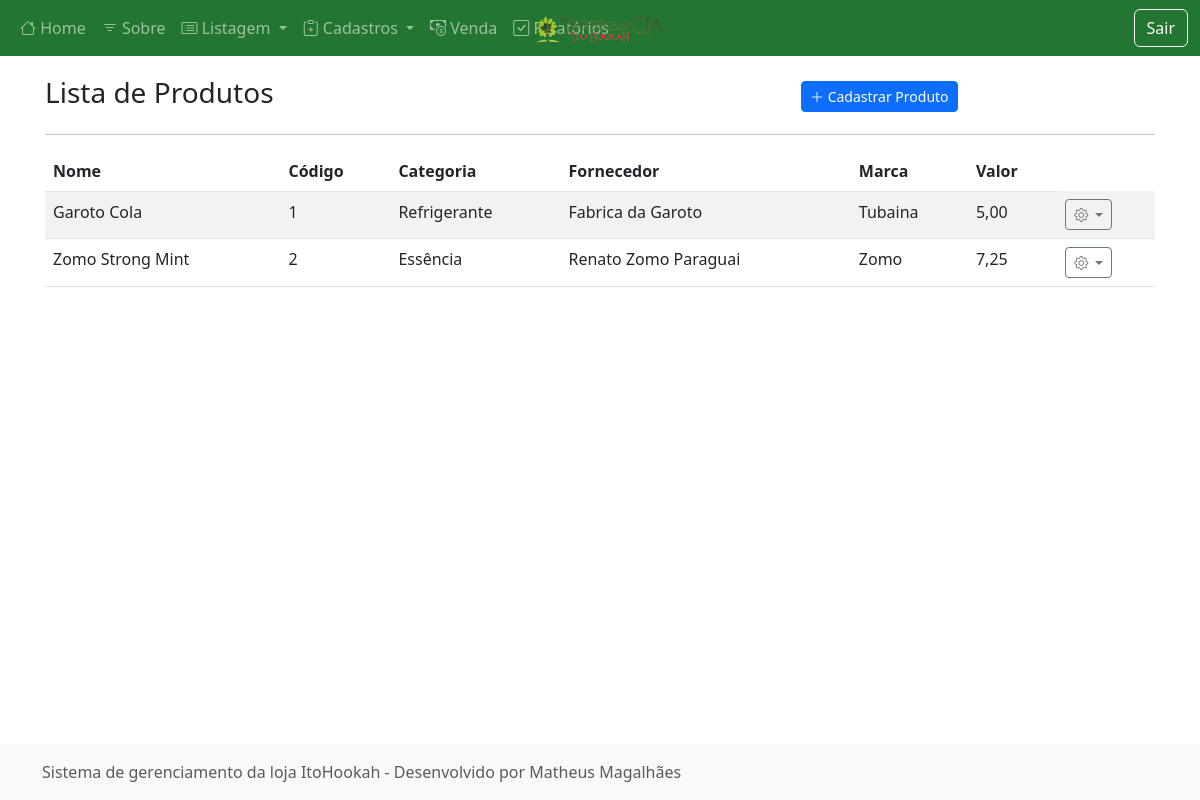
/listar/produto/ (signed in), run on an earlier commit of the app's database.
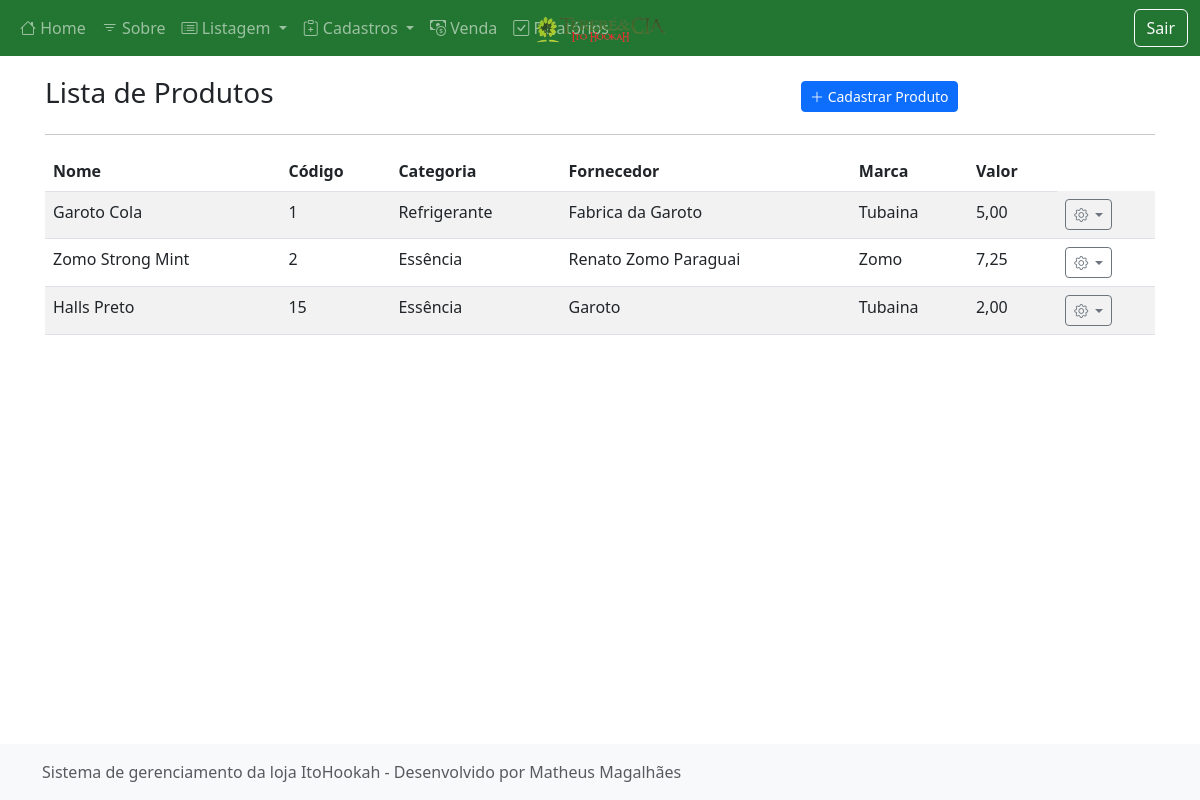
And on a later commit of the database.
### cadastros/models.py (models this page shows, shortened)
class Produto(models.Model):
    nome = models.CharField(max_length=50)
    valor = models.DecimalField(
        decimal_places=2, max_digits=9, verbose_name="Valor")
    codigo = models.IntegerField(verbose_name="Código")
    fornecedor = models.ForeignKey(
        Fornecedor, on_delete=models.PROTECT, help_text="Selecione o fornecedor")
    marca = models.ForeignKey(
        Marca, on_delete=models.PROTECT, help_text="Selecione a marca")
    categoria = models.ForeignKey(
        Categoria, on_delete=models.PROTECT, help_text="Selecione a categoria")
    cadastrado_em = models.DateTimeField(auto_now_add=True)
    atualizado_em = models.DateTimeField(auto_now=True)

class Categoria(models.Model):
    nome = models.CharField(max_length=50)
    cadastrado_em = models.DateTimeField(auto_now_add=True)
    atualizado_em = models.DateTimeField(auto_now=True)
    def __str__(self):
        return f"{self.nome}"

class Fornecedor(models.Model):
    nome = models.CharField(max_length=50)
    telefone = models.CharField(max_length=15, verbose_name="Telefone")
    documento = models.CharField(max_length=18, help_text="Informe o CNPJ")
    cadastrado_em = models.DateTimeField(auto_now_add=True)
    atualizado_em = models.DateTimeField(auto_now=True)

class Marca(models.Model):
    nome = models.CharField(max_length=50)
    fornecedor = models.ForeignKey(Fornecedor, on_delete=models.PROTECT)
    cadastrado_em = models.DateTimeField(auto_now_add=True)
    atualizado_em = models.DateTimeField(auto_now=True)
    def __str__(self):
        return f"{self.nome}"

### cadastros/views.py (the view)
# urls.py: path("listar/produto/", ProdutoList.as_view(), name="listar-produto"),
class ProdutoList(LoginRequiredMixin, ListView):
    model = Produto
    template_name = "cadastros/list/produto.html"

### cadastros/templates/cadastros/list/produto.html (shortened to what this page needs)
{% extends 'paginas/modelo.html' %}
{% load static %}
{% block conteudo %}
<div class="row justify-content-center align-items-center mt-3">
    <div class="col-md-8">
        <h3 class="">Lista de Produtos</h3>
    </div>
    <div class="col-md">
        <a href="{% url 'cadastrar-produto' %}" class="btn btn-primary btn-sm">
            <i class="bi bi-plus-lg"></i>
            Cadastrar Produto
        </a>
    </div>
</div>
<hr>
<div class="table-responsive-lg">
    <table class="table table-striped">
        <thead>
            <tr>
                <th>Nome</th>
                <th>Código</th>
                <th>Categoria</th>
                <th>Fornecedor</th>
                <th>Marca</th>
                <th>Valor</th>
            </tr>
        </thead>
        <tbody>
            {% for obj in object_list %}
            <tr class="">
                <td>{{ obj.nome }}</td>
                <td>{{ obj.codigo }}</td>
                <td>{{ obj.categoria }}</td>
                <td>{{ obj.fornecedor.nome }}</td>
                <td>{{ obj.marca }}</td>
                <td>{{ obj.valor }}</td>
                <td>
                    <div class="dropdown">
                        <a class="btn btn-sm btn-outline-secondary dropdown-toggle" href="#" role="button"
                            data-bs-toggle="dropdown" aria-expanded="false">
                            <i class="bi bi-gear"></i>
                        </a>
                    </div>
                </td>
            </tr>
            {% empty %}
            <tr>
                <th colspan="100%">Nenhum registro encontrado.</th>
            </tr>
            {% endfor %}
        </tbody>
    </table>
</div>
{% endblock %}

What changed in the data, as far as the page shows it:
added Produto: nome "Halls Preto", codigo "15", categoria "Essência", fornecedor.nome "Garoto", marca "Tubaina", valor "2,00"
